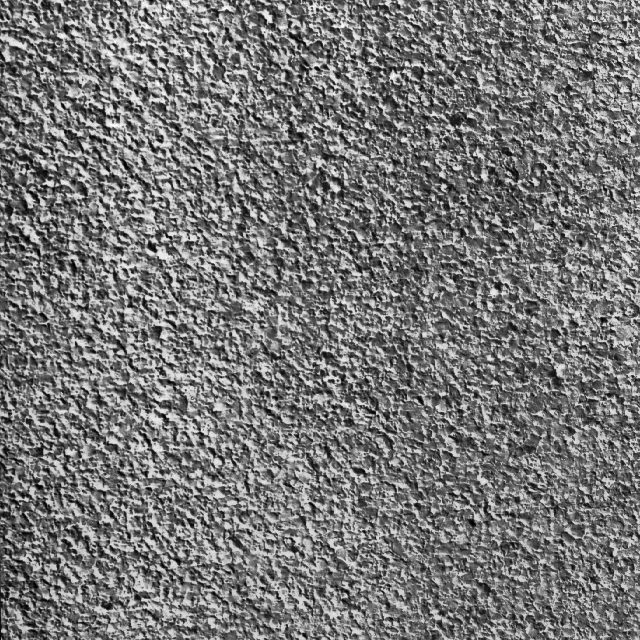
#> input picture OriginalBrodatz/D4.gif, 640 x 640 px; its folder holds only this picture in this run
$ python GenerateHistograms.py   (Python 2 division)   (older library calls are emulated)
#> lines starting #> are read from the running program, lines starting #| are printed output that depends on the picture
import numpy as np
from PIL import Image
import glob
import random
import matplotlib.pyplot as plt
import os

outputDir = '/Users/mnajarian/UNC_GoogleDrive/Spring2017/777/project/histograms'

random.seed(1992)
N = 24
starts = [(random.randint(0,128-N), random.randint(0,128-N)) for i in xrange(50)]

# Generate histograms for presentation

for textureImage in glob.glob('OriginalBrodatz/*'):
    figName = os.path.splitext(os.path.basename(textureImage))[0]
    im = Image.open(textureImage)
#> im is the input picture: PIL image 640x640 L; min 0, max 255, mean 118.7
    im.thumbnail((128,128), Image.ANTIALIAS)
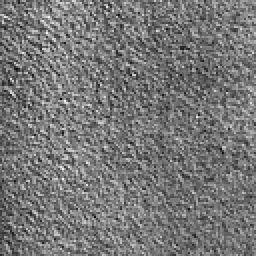
#> im: PIL image 128x128 L (shown 2 times larger); min 0, max 247, mean 118.8
    for x,y in starts:
        reg = im.crop((x,y,x+N,y+N))
        hist, bin_edges = np.histogram(np.asarray(reg), bins=16, range=(0,256), density=True)
        plt.plot(bin_edges[:-1], hist)
#> this loop made 50 passes
#> pass 1, `reg = im.crop((x,y,x+N,y+N))`:
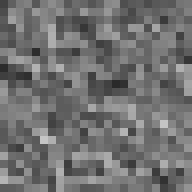
#> reg: PIL image 24x24 L (shown 8 times larger); min 42, max 197, mean 112.6
#> pass 2, `reg = im.crop((x,y,x+N,y+N))`:
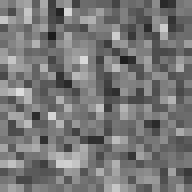
#> reg: PIL image 24x24 L (shown 8 times larger); min 28, max 221, mean 118.8
#> pass 3, `reg = im.crop((x,y,x+N,y+N))`:
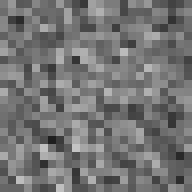
#> reg: PIL image 24x24 L (shown 8 times larger); min 31, max 196, mean 115.7
    plt.title('Histogram {}'.format(figName))
    plt.xlabel('Pixel value')
    plt.ylabel('Normalized frequency')
    plt.savefig('{}/{}.png'.format(outputDir, figName))
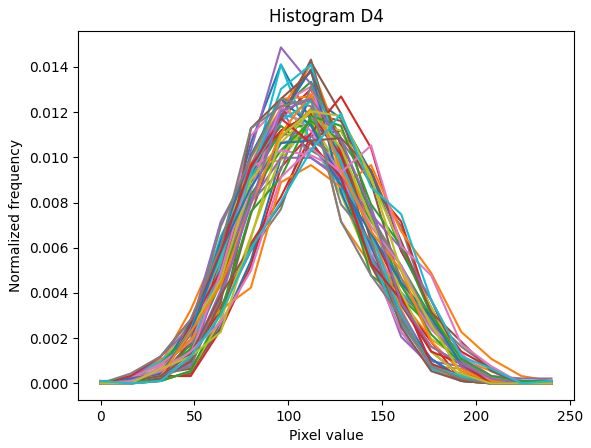
#> figure drawn by matplotlib, 1 panel; curve peaks at x = 96, y = 0.0141; curve peaks at x = 112, y = 0.0122; curve peaks at x = 112, y = 0.0133
    plt.clf()
    print figName

$ run again, on OriginalBrodatz/D64.gif
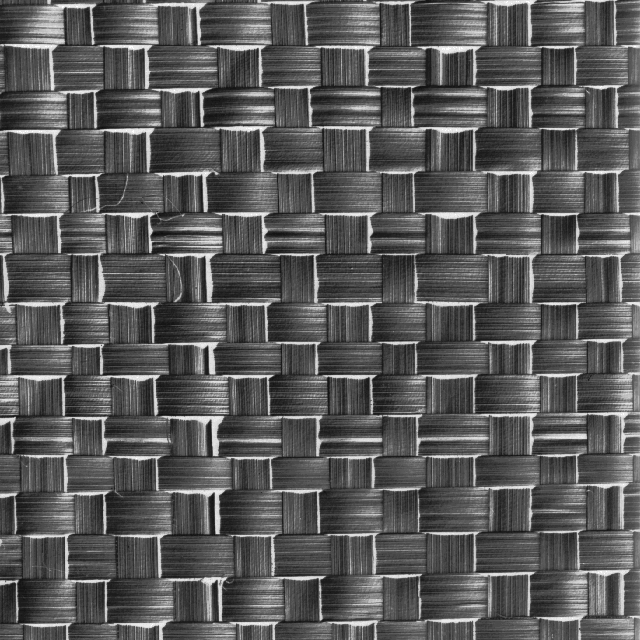
#> input picture OriginalBrodatz/D64.gif, 640 x 640 px
#> im is the input picture: PIL image 640x640 L; min 14, max 255, mean 88.9
#> im: PIL image 128x128 L
#> the loop `for x,y in starts:` made 50 passes
#> pass 1, `reg = im.crop((x,y,x+N,y+N))`:
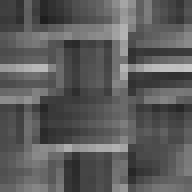
#> reg: PIL image 24x24 L (shown 8 times larger); min 30, max 195, mean 91.4
#> `plt.savefig('{}/{}.png'.format(outputDir, figName))`:
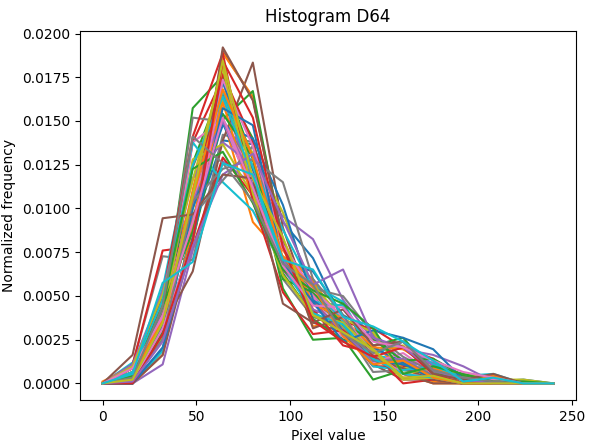
#> figure drawn by matplotlib, 1 panel; curve peaks at x = 64, y = 0.0139; curve peaks at x = 64, y = 0.0152; curve peaks at x = 64, y = 0.0171
